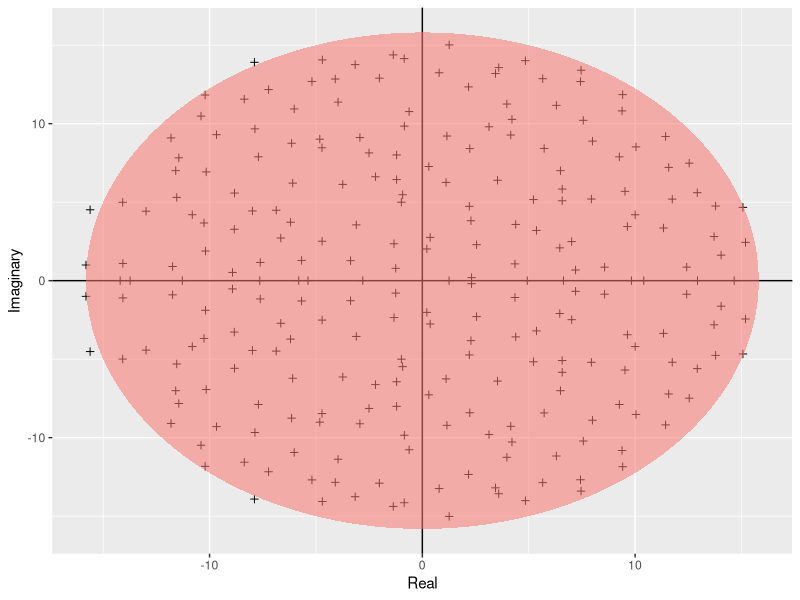
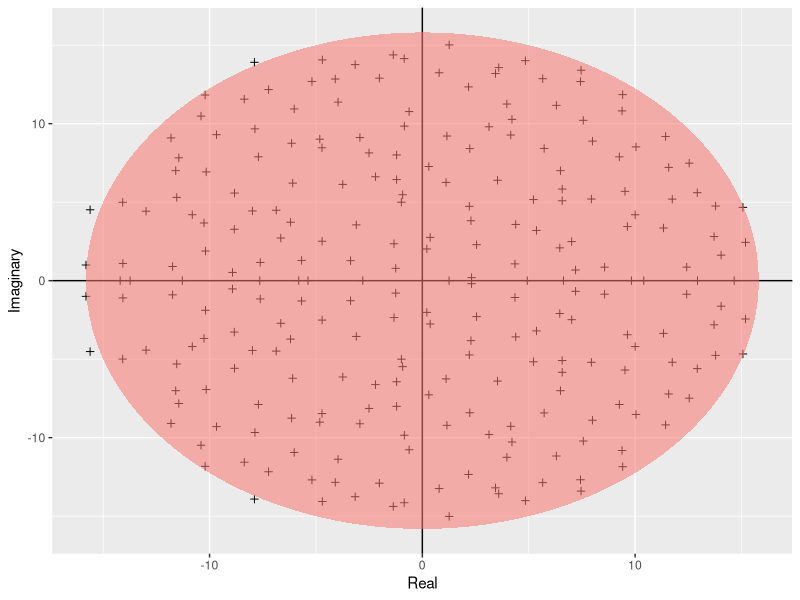

These charts were generated, in order, by the following R code:
#!/usr/bin/Rscript --vanilla 
# Author: Izie Wood (iw121@ic.ac.uk)
# Desc: Script plots Girko's law simulation 
# Arguments: none
# Date: Nov 2021

require(tidyverse)
####### Function to calculate the ellipse ########
build_ellipse <- function(hradius, vradius){
  npoints = 250
  a <- seq(0, 2 * pi, length = npoints + 1)
  x <- hradius * cos(a)
  y <- vradius * sin(a)
  return(data.frame(x = x, y = y)) # returns ellipse
}

####### Build matrix and find values #########
N <- 250 # Assign size of matrix 

M <- matrix(rnorm(N * N), N, N) # Build matrix 

eigvals <- eigen(M)$values #Find the eigenvalues

eigDF <- data.frame("Real" = Re(eigvals), "Imaginary" = Im(eigvals)) # build a dataframe

my_radius <- sqrt(N)

ellDF <- build_ellipse(my_radius, my_radius) # Data frame to plot ellipse

names(ellDF) <- c("Real", "Imaginary") # rename columns

################ Plot ellipse #################
# Plot the eigenvalues
p <- ggplot(eigDF, aes(x = Real, y = Imaginary))
p <- p + 
  geom_point(shape = I(3)) + 
  theme(legend.position = "none")

# now add the vertical and horizontal line
p <- p + geom_hline(aes(yintercept = 0))
p <- p + geom_vline(aes(xintercept = 0))

# finally, add the ellipse 
p <- p + geom_polygon(data = ellDF, aes(x = Real, y = Imaginary,
                                        alpha = 1/20, fill = "red"))
p
############# save plot to pdf ##############
pdf("../results/Girko.pdf")
print(p)
dev.off() # close file
print("Done! File saved to ../results/Girko.pdf")
